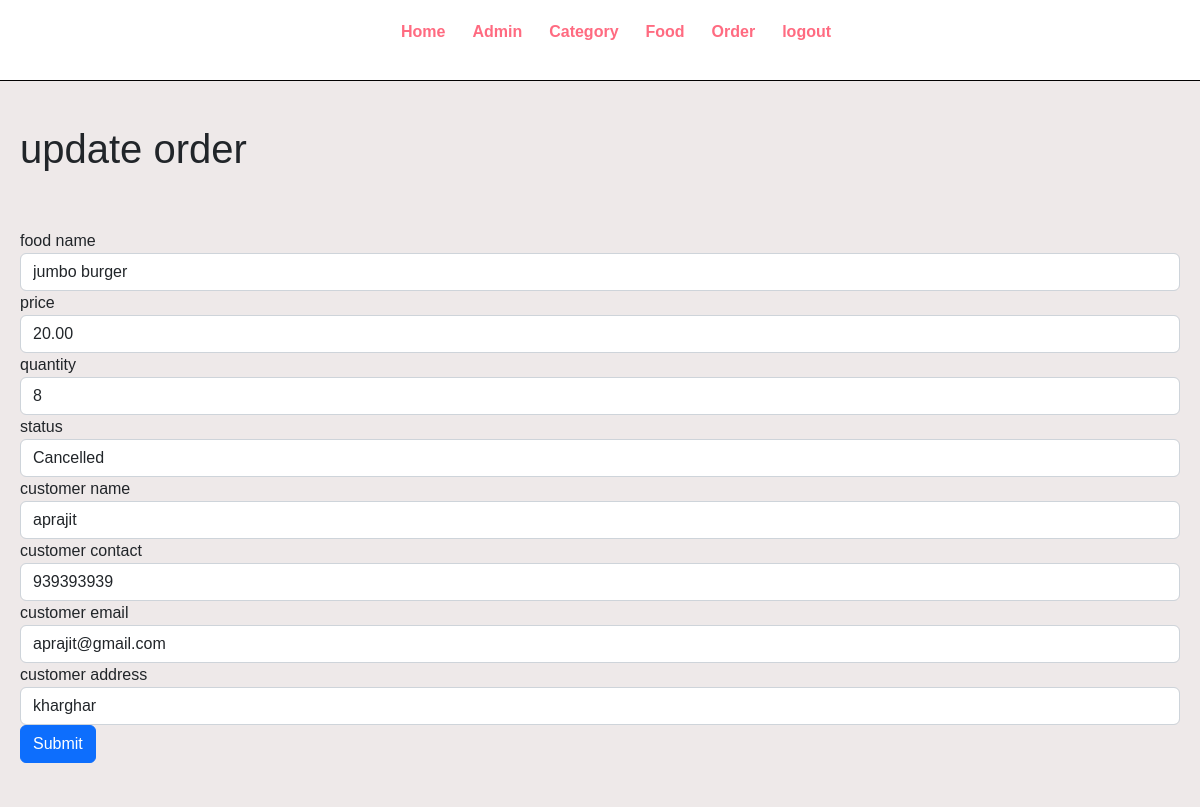
/admin/update-order.php?id=2 (signed in), run on the app's committed database.
### tables this page shows
CREATE TABLE `order_tbl` (
  `id` int(10) UNSIGNED NOT NULL,
  `food` varchar(100) NOT NULL,
  `price` decimal(10,2) NOT NULL,
  `qty` int(11) NOT NULL,
  `total` decimal(10,2) NOT NULL,
  `order_date` datetime NOT NULL,
  `status` varchar(50) NOT NULL,
  `customer_name` varchar(100) NOT NULL,
  `customer_contact` varchar(20) NOT NULL,
  `customer_email` varchar(255) NOT NULL,
  `customer_address` varchar(255) NOT NULL
);

### admin/update-order.php (the view, shortened to what this page needs)
<?php include('partials/menu.php') ?>
<div class="main-content">
    <div class="wrapper">
        <h1>update order</h1>
        <br><br>
        <?php
        if(isset($_GET['id']))
        {
            $id = $_GET['id'];
            $sql = "SELECT * FROM order_tbl WHERE id=$id";
            $res = mysqli_query($con, $sql);
            $count = mysqli_num_rows($res);
            if($count==1)
            {
                $row= mysqli_fetch_assoc($res);
                $food = $row['food'];
                $price = $row['price'];
                $qty = $row['qty'];
                $status = $row['status'];
                $customer_name = $row['customer_name'];
                $customer_contact = $row['customer_contact'];
                $customer_email = $row['customer_email'];
                $customer_address = $row['customer_address'];
            }
            else
            {
                header("location:".'http://localhost/TY-PROJECT/admin/manage-order.php');
            }
        }
        else
        {
            header("location:".'http://localhost/TY-PROJECT/admin/manage-order.php');
        }
        ?>
        <form action="" method="POST">
            <div class="form-group">
                <label>food name</label>
                <input type="text" class="form-control" name="food" value="<?php echo $food; ?>" readonly>
            </div>
            <div class="form-group">
                <label>price</label>
                <input type="number" class="form-control" name="price" value="<?php echo $price; ?>" readonly>
            </div>
            <div class="form-group">
                <label>quantity</label>
                <input type="number" class="form-control" name="qty" value="<?php echo $qty; ?>" readonly>
            </div>
            <div class="form-group">
                <label >status</label>
                <select class="form-control" name="status">
                <option <?php if($status=="Cancelled"){echo "selected";} ?> value="Cancelled">Cancelled</option>
                </select>
            </div>
            <div class="form-group">
                <label>customer name</label>
                <input type="text" class="form-control" name="customer_name" value="<?php echo $customer_name; ?>" >
            </div>
            <div class="form-group">
                <label>customer contact</label>
                <input type="text" class="form-control" name="customer_contact" value="<?php echo $customer_contact; ?>">
            </div>
            <div class="form-group">
                <label>customer email</label>
                <input type="text" class="form-control" name="customer_email" value="<?php echo $customer_email; ?>">
            </div>
            <div class="form-group">
                <label>customer address</label>
                <input type="text" class="form-control" name="customer_address" value="<?php echo $customer_address; ?>">
            </div>
            <button type="submit" name="submit" class="btn btn-primary">Submit</button>
        </form>
        </div>
</div>

### css/main.css (style rules this page uses)
* { margin: 0; padding: 0; font-family: Arial, Helvetica, sans-serif; }
.wrapper { padding: 20px; width: 100%; margin: 0 auto; }
.main-content { background-color: rgb(238, 233, 233); padding: 2% 0; }

### data on the page
order_tbl: food "jumbo burger", price "20.00", qty "8", status "Cancelled", customer_name "aprajit", customer_contact "939393939", customer_email "aprajit@gmail.com", customer_address "kharghar"
